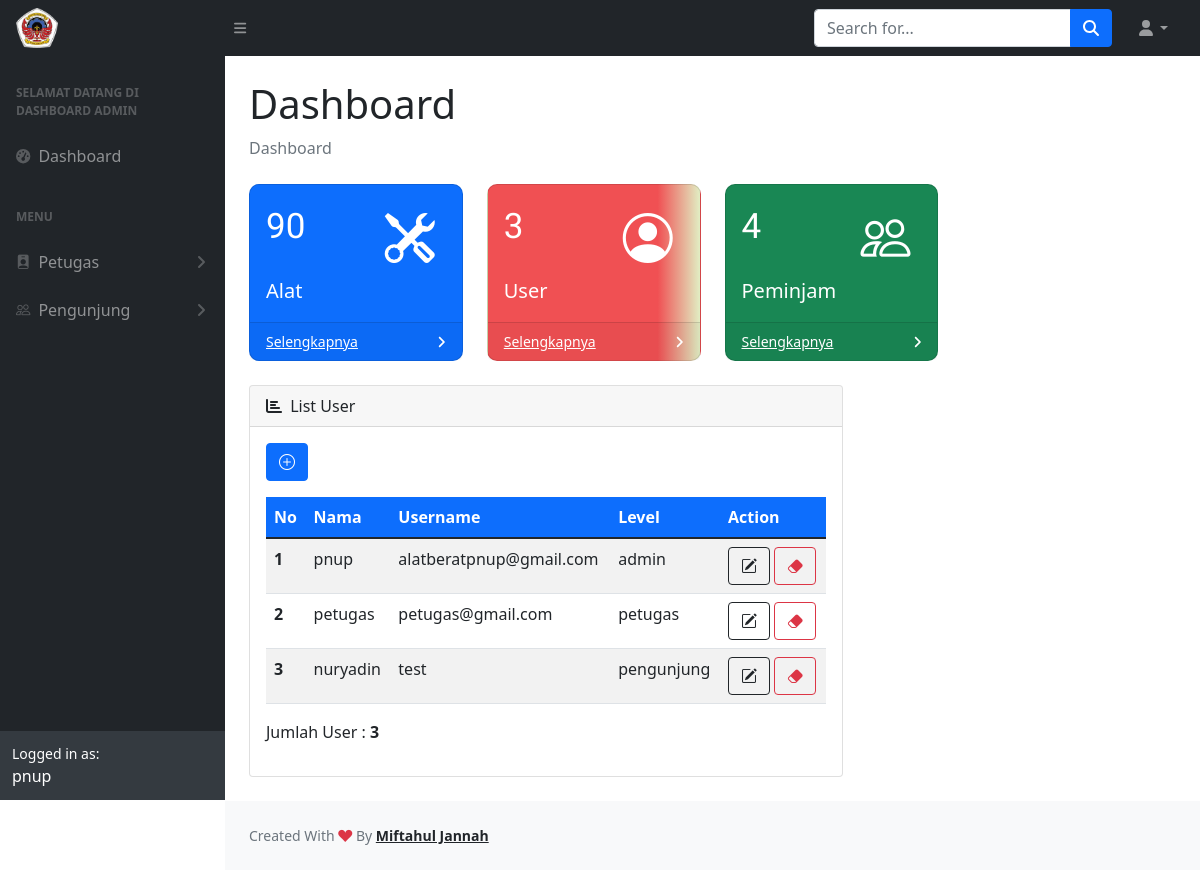
/admin/users.php (signed in), run on the app's committed database.
### tables this page shows
CREATE TABLE `users` (
  `id_user` int(11) NOT NULL,
  `nama` varchar(100) NOT NULL,
  `nim` varchar(90) NOT NULL,
  `kelas` varchar(90) NOT NULL,
  `username` varchar(100) NOT NULL,
  `password` varchar(100) NOT NULL,
  `level` enum('admin','petugas','pengunjung') NOT NULL
);

### admin/users.php (the view, shortened to what this page needs)
<?php
include 'header-admin.php';
?>
  <div class="row">
    <div class="col-xl-8">
                                <div class="card mb-4">
                                    <div class="card-header">
                                        <i class="fas fa-chart-bar me-1"></i>
                                        List User
                                    </div>
                                    <div class="card-body">
                            <button type="button" class="btn btn-primary" data-bs-toggle="modal" data-bs-target="#exampleModal">
                              <i class="bi bi-plus-circle"></i>
                            </button>
                                    <?php
        include('koneksi.php');
        ?>
  <table class="table table-hover mt-3 table-striped">
  <thead class="bg-primary text-white">
    <tr>
      <th scope="col">No</th>
      <th scope="col">Nama</th>
      <th scope="col">Username</th>
      <th scope="col">Level</th>
      <th scope="col">Action</th>
    </tr>
  </thead>
  <tbody>
    <?php
      $query = "SELECT * FROM users ORDER BY id_user ASC";
      $result = mysqli_query($koneksi, $query);
      $no = 1;
      while($row = mysqli_fetch_assoc($result))
      {
      ?>
    <tr>
      <th scope="row"><?php echo $no;?></th>
      <td><?php echo $row['nama']; ?></td>
      <td><?php echo $row['username']; ?></td>
      <td><?php echo $row['level']; ?></td>
       <td><a target="_blank" class="btn btn-outline-dark" href="details-user.php?id=<?php echo $row['id_user']; ?>"><i class="bi bi-pencil-square"></i></a>  <a class="btn btn-outline-danger" href="hapus-user.php?id=<?php echo $row['id_user']; ?>" onclick="return confirm('Anda yakin akan menghapus data ini?')"><i class="bi bi-eraser-fill"></i></a></td>
    </tr>
     <?php
        $no++;
      }
      ?>
  </tbody>
</table>
<p>Jumlah User : <b><?php echo user(); ?></b></p>
</div>
<?php
include 'footer-admin.php';
?>

### admin/header-admin.php (shortened to what this page needs)
<?php
include 'function.php';
?>
<!DOCTYPE html>
<html lang="en">
    <head>
        <link href="https://cdn.jsdelivr.net/npm/simple-datatables@latest/dist/style.css" rel="stylesheet" />
        <link href="css/style.css" rel="stylesheet" />
        <link rel="stylesheet" href="https://cdn.jsdelivr.net/npm/bootstrap-icons@1.8.3/font/bootstrap-icons.css">
    </head>
    <body class="sb-nav-fixed">
        <nav class="sb-topnav navbar navbar-expand navbar-dark bg-dark">
            <a class="navbar-brand ps-3" href="index.php"><img src="../img/pnup.png" width="20%"></a>
            <button class="btn btn-link btn-sm order-1 order-lg-0 me-4 me-lg-0" id="sidebarToggle" href="#!"><i class="fas fa-bars"></i></button>
            <form class="d-none d-md-inline-block form-inline ms-auto me-0 me-md-3 my-2 my-md-0">
                <div class="input-group">
                    <input class="form-control" type="text" placeholder="Search for..." aria-label="Search for..." aria-describedby="btnNavbarSearch" />
                    <button class="btn btn-primary" id="btnNavbarSearch" type="button"><i class="fas fa-search"></i></button>
                </div>
            </form>
            <ul class="navbar-nav ms-auto ms-md-0 me-3 me-lg-4">
                <li class="nav-item dropdown">
                    <a class="nav-link dropdown-toggle" id="navbarDropdown" href="#" role="button" data-bs-toggle="dropdown" aria-expanded="false"><i class="fas fa-user fa-fw"></i></a>
                </li>
            </ul>
        </nav>
        <div id="layoutSidenav">
            <div id="layoutSidenav_nav">
                <nav class="sb-sidenav accordion sb-sidenav-dark" id="sidenavAccordion">
                    <div class="sb-sidenav-menu">
                        <div class="nav">
                            <div class="sb-sidenav-menu-heading">Selamat Datang di Dashboard <?php echo $_SESSION['level'];?></div>
                            <a class="nav-link" href="index.php">
                                <div class="sb-nav-link-icon"><i class="fas fa-tachometer-alt"></i></div>
                                Dashboard
                            </a>
                            <div class="sb-sidenav-menu-heading">Menu</div>
                            <a class="nav-link collapsed" href="#" data-bs-toggle="collapse" data-bs-target="#collapseLayouts" aria-expanded="false" aria-controls="collapseLayouts">
                                <div class="sb-nav-link-icon"><i class="bi bi-person-badge-fill"></i></i></div>
                                Petugas
                                <div class="sb-sidenav-collapse-arrow"><i class="fas fa-angle-down"></i></div>
                            </a>
                            <a class="nav-link collapsed" href="#" data-bs-toggle="collapse" data-bs-target="#collapsePages" aria-expanded="false" aria-controls="collapsePages">
                                <div class="sb-nav-link-icon"><i class="bi bi-people"></i></i></div>
                                Pengunjung
                                <div class="sb-sidenav-collapse-arrow"><i class="fas fa-angle-down"></i></div>
                            </a>
                            <div class="sb-sidenav-menu-heading"></div>
                            <a class="nav-link" href="charts.html">
                            </a>
                            <a class="nav-link" href="tables.html">
                            </a>
                        </div>
                    </div>
                    <div class="sb-sidenav-footer">
                        <div class="small text-white">Logged in as:</div>
                        <div class="text-white"><?php echo $_SESSION['nama'];?></div>
                    </div>
                </nav>
            </div>
            <div id="layoutSidenav_content">
                <main>
                    <div class="container-fluid px-4">
                        <h1 class="mt-4">Dashboard</h1>
                        <ol class="breadcrumb mb-4">
                            <li class="breadcrumb-item active">Dashboard</li>
                        </ol>
                        <div class="row">
                            <div class="col-xl-3 col-md-6">
                                <div class="card bg-primary text-white mb-4 kotak">
                                    <div class="card-body">
                                        <div class="row">
                                            <div class="col nomor">
                                                <?php data_alat(); ?>
                                            </div>
                                            <div class="col"></div>
                                            <div class="col-sm-5" style="font-size: 50px;"><i class="bi bi-tools"></i></div>
                                        </div>
                                        <div class="row">
                                            <div class="col" style="font-size: 20px;">Alat</div>
                                        </div>
                                    </div>
                                    <div class="card-footer d-flex align-items-center justify-content-between">
                                        <a class="small text-white stretched-link" href="alat.php">Selengkapnya</a>
                                        <div class="small text-white"><i class="fas fa-angle-right"></i></div>
                                    </div>
                                </div>
                            </div>
                            <div class="col-xl-3 col-md-6">
                                <div class="card text-white mb-4  kotak" style="background: linear-gradient(to right, #f05053 80%, #e1eec3);  ">
                                    <div class="card-body"><div class="row">
                                            <div class="col nomor">
                                                <?php echo user();?>
                                            </div>
                                            <div class="col"></div>
                                            <div class="col-sm-5" style="font-size: 50px;"><i class="bi bi-person-circle"></i></div>
                                        </div>
                                        <div class="row">
                                            <div class="col" style="font-size: 20px;">User</div>
                                        </div>
                                    </div>
                                    <div class="card-footer d-flex align-items-center justify-content-between">
                                        <a class="small text-white stretched-link" href="users.php">Selengkapnya</a>
                                        <div class="small text-white"><i class="fas fa-angle-right"></i></div>
                                    </div>
                                </div>
                            </div>
                            <div class="col-xl-3 col-md-6">
                                <div class="card bg-success text-white mb-4 kotak">
                                    <div class="card-body">
                                    <div class="row">
                                            <div class="col nomor"><?php member(); ?></div>
                                            <div class="col"></div>
                                            <div class="col-sm-5" style="font-size: 50px;"><i class="bi bi-people"></i></div>
                                        </div>
                                        <div class="row">
                                            <div class="col" style="font-size: 20px;">Peminjam</div>
                                        </div>
                                    </div>
                                    <div class="card-footer d-flex align-items-center justify-content-between">
                                        <a class="small text-white stretched-link" href="#">Selengkapnya</a>
                                        <div class="small text-white"><i class="fas fa-angle-right"></i></div>
                                    </div>
                                </div>
                            </div>

### admin/function.php (shortened to what this page needs)
<?php
function data_alat()
{
	include 'koneksi.php';
	$alat = mysqli_query($koneksi, "SELECT * FROM tools");
	$jumlah_barang = mysqli_num_rows($alat);
	echo $jumlah_barang;
}
function user()
{
	include 'koneksi.php';
	$user = mysqli_query($koneksi, "SELECT * FROM users");
	$jumlah_users = mysqli_num_rows($user);
	echo $jumlah_users;
}
function member()
{
	include 'koneksi.php';
	$user = mysqli_query($koneksi, "SELECT * FROM tb_pinjam");
	$jumlah_users = mysqli_num_rows($user);
	echo $jumlah_users;
}
 	?>

### admin/footer-admin.php (shortened to what this page needs)
</main>
<footer class="py-4 bg-light mt-auto">
                    <div class="container-fluid px-4">
                        <div class="d-flex align-items-center justify-content-between small">
                            <div class="text-muted">Created With <i class="bi bi-suit-heart-fill text-danger"></i> By <a class="text-dark fw-bold" href="index.php">Miftahul Jannah</a></div>
                        </div>
                    </div>
                </footer>
            </div>
        </div>
    </body>
</html>

### admin/header-admin.php (style rules this page uses)
.nomor { font-family: 'Koulen', cursive; font-family: 'Oleo Script Swash Caps', cursive; font-size: 35px; }
.kotak { border-radius: 10px 10px 10px; }

### data on the page
users: nama "pnup", username "alatberatpnup@gmail.com", level "admin"
users: nama "petugas", username "petugas@gmail.com", level "petugas"
users: nama "nuryadin", username "test", level "pengunjung"

### other printed values
$_SESSION['level'] "ADMIN"
$_SESSION['nama'] "pnup"
$jumlah_barang "90"
$jumlah_users "3 3"
$jumlah_users "4"
